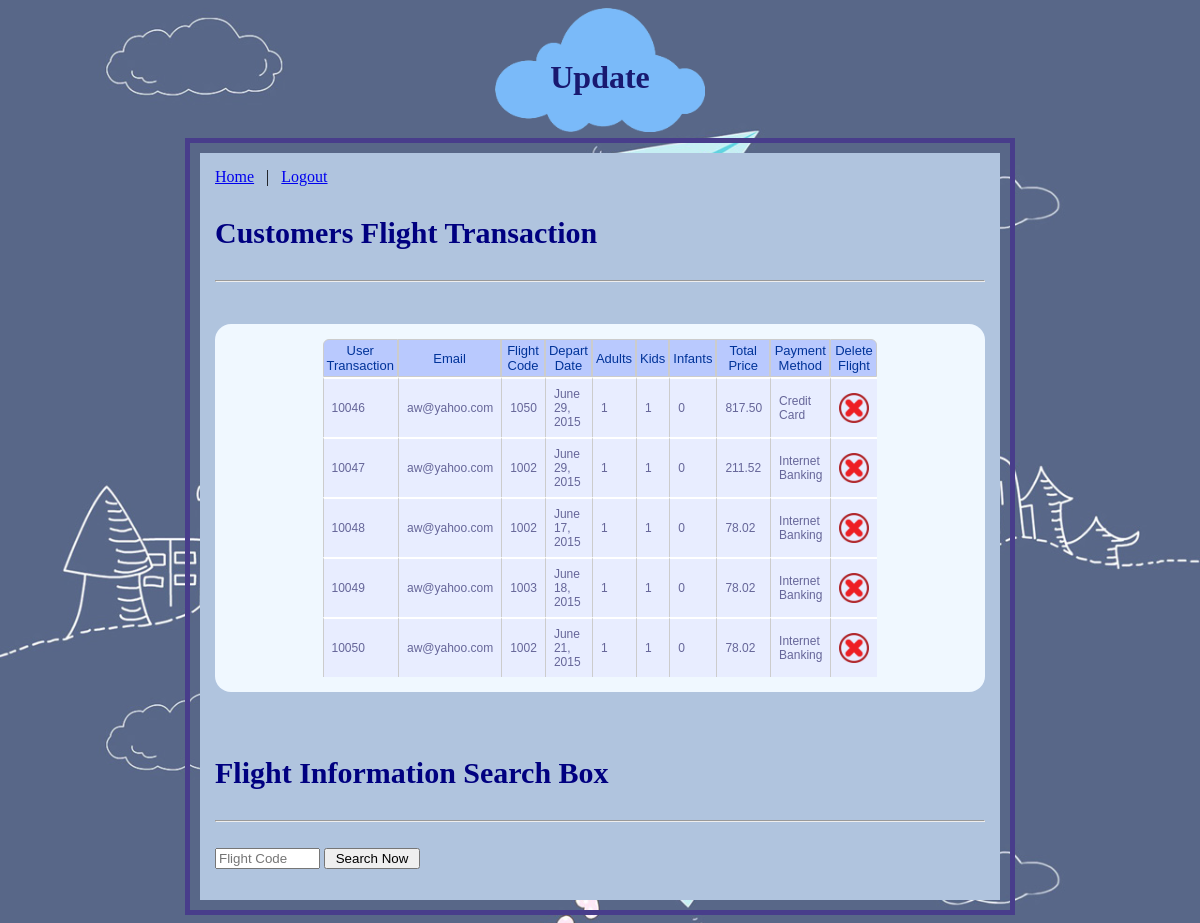
/admin/transaction.php (signed in), run on the app's committed database.
### tables this page shows
CREATE TABLE `infoflight` (
  `Trans` int(5) NOT NULL AUTO_INCREMENT,
  `Email` varchar(50) NOT NULL,
  `Code` int(4) NOT NULL,
  `Date` varchar(20) NOT NULL,
  `Adults` varchar(2) NOT NULL,
  `Kids` varchar(2) NOT NULL,
  `Infants` varchar(2) NOT NULL,
  `TotalPrice` varchar(12) NOT NULL,
  `Payment` varchar(20) NOT NULL,
  `CreditNo` varchar(10) DEFAULT '-',
  `AccountNo` varchar(10) DEFAULT '-',
  `Bank` varchar(20) DEFAULT '-',
  PRIMARY KEY (`Trans`),
  KEY `Email` (`Email`),
  KEY `Code` (`Code`),
  CONSTRAINT `Code` FOREIGN KEY (`Code`) REFERENCES `flight` (`Code`) ON DELETE CASCADE ON UPDATE CASCADE,
  CONSTRAINT `Email` FOREIGN KEY (`Email`) REFERENCES `tbluser` (`Email`) ON DELETE CASCADE ON UPDATE CASCADE
);

### admin/transaction.php (the view, shortened to what this page needs)
<html>
<head>
<link rel="stylesheet" type="text/css" href="../css/design.css">
<link rel="stylesheet" type="text/css" href="../css/tablestyle.css">
</head>
<body>
	<div id="tile">
	<h1>Update</h1></div>
	<div id="wrapper">
	<div id="bg1">
	<?php include('../include/valid2.php'); ?>
	<h3>Customers Flight Transaction</h3><hr><br>
	<p>
	<table id="rounded-corner" align="center">
	<tr>
	<th>User Transaction</th>
	<th>Email</th>
	<th>Flight Code</th>
	<th>Depart Date</th>
	<th>Adults</th>
	<th>Kids</th>
	<th>Infants</th>
	<th>Total Price</th>
	<th>Payment Method</th>
	<th>Delete Flight</th>
	</tr>
	<tbody>
	<?php
	$sql="SELECT * FROM infoflight";
	$result=mysql_query($sql);
	while($row = mysql_fetch_row($result))  { ?>
	<tr>
    <td><?php echo $row[0]; ?></td>
    <td><?php echo $row[1]; ?></td>
    <td><?php echo $row[2]; ?></td>
    <td><?php echo $row[3]; ?></td>
    <td><?php echo $row[4]; ?></td>
    <td><?php echo $row[5]; ?></td>
    <td><?php echo $row[6]; ?></td>
    <td><?php printf ("%4.2f", $row[7]); ?></td>
    <td><?php echo $row[8]; ?></td>
	<td><a href="<?php echo 'delTrans.php?trans='.$row[0].'&code='.$row[2].'&email='.$row[1]; ?>" onClick="return conf('An email will be send to the customer to notify about the flight deletion.\nClick \'Cancel\' to terminate the deletion process');" ><img src="../images/delete.png" width="30px" height="30px" value="Delete" alt="Delete" title="Delete" /></a></td>
	</tr>
	<?php  } ?>
	</table></p>
	<?php
	if(isset($_GET['search'])) {
	?>
	<br>
	<h3>Search Complete...</h3><hr><br>
	<form name="searchForm" method="GET" action="transaction.php">
	<input type="textbox" name="search" maxlength="5" size="10" placeholder="Flight Code" />
	<input type="submit" name="find" value=" Search Now " />
	</form>
	<p>
	<table id="rounded-corner" align="center">
	<tr>
	<th>No.</th>
	<th>Flight Code</th>
	<th>Origin</td>
	<th>Destination</th>
	<th>Low Fare</th>
	<th>Premium Flex</th>
	<th>Depart Time</th>
	<th>Arrive Time</th>
	<th>Duration</th>
	</tr>
	<tbody>
	<?php
	$sql1="SELECT * FROM flight WHERE Code LIKE '%".$_GET['search']."%'";
	$result1=mysql_query($sql1);
	if (!$result1) {
    	echo 'Could not run query: ' . mysql_error();
    	exit;
	}
	$y=1;
	while($row1 = mysql_fetch_row($result1))  { ?>
	<tr>
    <td><?php echo $y; ?></td>
    <td><?php echo $row1[0]; ?></td>
    <td><?php echo $row1[1]; ?></td>
    <td><?php echo $row1[2]; ?></td>
    <td><?php echo $row1[3]; ?></td>
    <td><?php echo $row1[4]; ?></td>
    <td><?php echo $row1[5]; ?></td>
    <td><?php echo $row1[6]; ?></td>
    <td><?php echo $row1[7]; ?></td>
	</tr>
	<?php $y=$y+1; } ?>
	<tbody>
	</table></p>
	<?php
		if($y == 1)
		{
			echo "<br>Unavailable or no flight information can be found. Please try again.";
		}
	} else { ?>
	<br>
	<form name="searchForm" method="GET" action="transaction.php">
	<h3>Flight Information Search Box</h3><hr><br>
	<input type="textbox" name="search" maxlength="5" size="10" placeholder="Flight Code" />
	<input type="submit" name="find" value=" Search Now " />
	</form>
	<?php } ?>
</body>
</html>

### css/design.css (style rules this page uses)
body { background-image:url("../images/bg1.jpg"); background-repeat:repeat-y; background-size:100%; }
h1 { color : MidnightBlue; text-align:center; }
h3 { font-size : 30px; color : Navy; }
p { background-color:AliceBlue; padding:15px; font-weight : bold; font-size : 16px; border-radius: 1em; }
hr { color:blue; }
#wrapper { width:800px; margin:0px auto; padding:10px; border: 5px solid; border-color:darkslateblue; }
#bg1 { background-color : LightSteelBlue; padding:15px; }
#tile { background-image:url("../images/cloud.jpg"); background-repeat:no-repeat; margin-left: auto; margin-right: auto; height:70px; width:150px; background-size:100%; padding:30px 30px 30px 30px; position:center; }

### css/tablestyle.css (style rules this page uses)
table { border-spacing: 0; width: 100%; border: 0px; }
#rounded-corner { font-family: "Lucida Sans Unicode", "Lucida Grande", Sans-Serif; font-size: 12px; width: 480px; text-align: left; }
#rounded-corner td { border-left: 1px solid #ccc; border-top: 1px solid #ccc; text-align: left; }
#rounded-corner th { padding: 3px; font-weight: normal; font-size: 13px; color: #039; background: #b9c9fe; border: 1px solid #ccc; text-align: center; }
#rounded-corner td { padding: 8px; background: #e8edff; border-top: 2px solid #fff; color: #669; }
#rounded-corner th:first-child { -moz-border-radius: 6px 0 0 0; -webkit-border-radius: 6px 0 0 0; border-radius: 6px 0 0 0; }
#rounded-corner th:last-child { -moz-border-radius: 0 6px 0 0; -webkit-border-radius: 0 6px 0 0; border-radius: 0 6px 0 0; }

### data on the page
infoflight: Trans "10046", Email "aw@yahoo.com", Code "1050", Date "June 29, 2015", Adults "1", Kids "1", Infants "0", TotalPrice "817.50", Payment "Credit Card"
infoflight: Trans "10047", Email "aw@yahoo.com", Code "1002", Date "June 29, 2015", Adults "1", Kids "1", Infants "0", TotalPrice "211.52", Payment "Internet Banking"
infoflight: Trans "10048", Email "aw@yahoo.com", Code "1002", Date "June 17, 2015", Adults "1", Kids "1", Infants "0", TotalPrice "78.02", Payment "Internet Banking"
infoflight: Trans "10049", Email "aw@yahoo.com", Code "1003", Date "June 18, 2015", Adults "1", Kids "1", Infants "0", TotalPrice "78.02", Payment "Internet Banking"
infoflight: Trans "10050", Email "aw@yahoo.com", Code "1002", Date "June 21, 2015", Adults "1", Kids "1", Infants "0", TotalPrice "78.02", Payment "Internet Banking"
